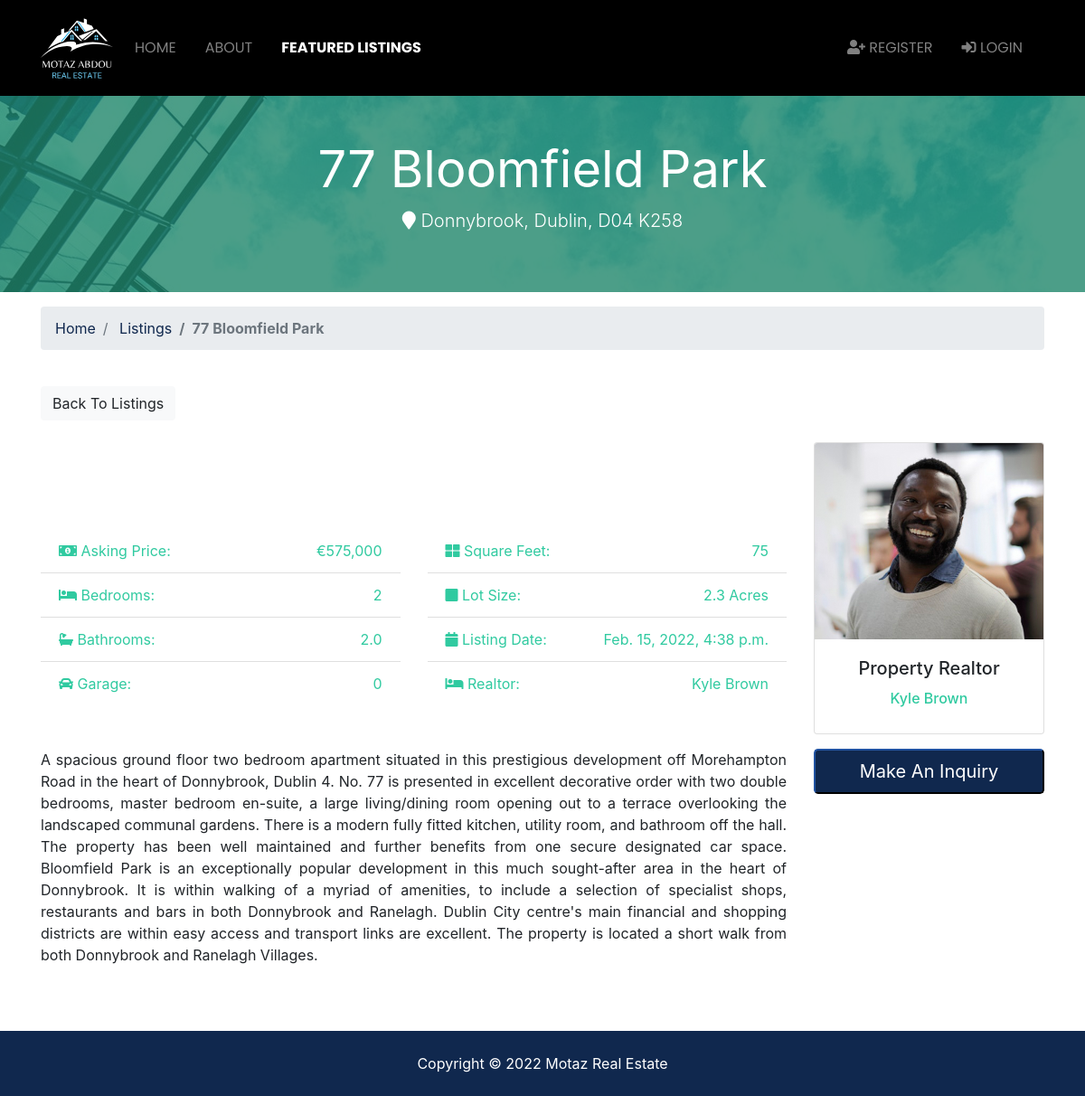
Page /listings/1 on the committed database.
### listings/models.py (models this page shows, shortened)
class Listing(models.Model):
    realtor = models.ForeignKey(Realtor, on_delete=models.DO_NOTHING)
    title = models.CharField(max_length=200)
    address = models.CharField(max_length=200)
    suburb = models.CharField(max_length=100, null=True)
    county = models.CharField(max_length=100)
    eircode = models.CharField(max_length=20)
    description = models.TextField(blank=True)
    price = models.IntegerField()
    bedrooms = models.IntegerField()
    bathrooms = models.DecimalField(max_digits=2, decimal_places=1)
    garage = models.IntegerField(default=0)
    sqft = models.IntegerField()
    lot_size = models.DecimalField(max_digits=5, decimal_places=1)
    photo_main = models.ImageField(upload_to='photos/%Y/%m/%d/', blank=True)
    photo_1 = models.ImageField(upload_to='photos/%Y/%m/%d/', blank=True)
    photo_2 = models.ImageField(upload_to='photos/%Y/%m/%d/', blank=True)
    photo_3 = models.ImageField(upload_to='photos/%Y/%m/%d/', blank=True)
    photo_4 = models.ImageField(upload_to='photos/%Y/%m/%d/', blank=True)
    photo_5 = models.ImageField(upload_to='photos/%Y/%m/%d/', blank=True)
    photo_6 = models.ImageField(upload_to='photos/%Y/%m/%d/', blank=True)
    is_published = models.BooleanField(default=True)
    lease_type = models.CharField(max_length=10, choices=lease_choices, default='Buy')
    list_date = models.DateTimeField(default=datetime.now, blank=True)

### realtors/models.py (models this page shows)
class Realtor(models.Model):
    name = models.CharField(max_length=200)
    photo = models.ImageField(upload_to='photos/%Y/%m/%d/')
    description = models.TextField(blank=True)
    phone = models.CharField(max_length=20)
    email = models.CharField(max_length=50)
    is_mvp = models.BooleanField(default=False)
    hire_date = models.DateTimeField(default=datetime.now, blank=True)
    def __str__(self):
        return self.name

### listings/views.py (the view)
# urls.py: path('<int:listing_id>', views.listing, name='listing'),
def listing(request, listing_id):
    listing = get_object_or_404(Listing, pk=listing_id)
    context = {
        'listing': listing
    }
    return render(request, 'listings/listing.html', context)

### templates/listings/listing.html (shortened to what this page needs)
{% extends 'base.html' %}
{% load humanize %}
{% block content %}
<section id="showcase-inner" class="py-5 text-white">
    <div class="container">
      <div class="row text-center">
        <div class="col-md-12">
          <h2 class="display-4"><strong>{{ listing.title }}</strong></h2>
          <p class="lead">
            <i class="fas fa-map-marker"></i> {{ listing.suburb }}, {{ listing.county }}, {{ listing.eircode }}</p>
        </div>
      </div>
    </div>
  </section>
  <section id="bc" class="mt-3">
    <div class="container">
      <nav>
        <ol class="breadcrumb">
          <li class="breadcrumb-item">
            <a href="{% url 'index' %}">Home</a>
          </li>
          <li class="breadcrumb-item">
            <a href="{% url 'listings' %}">Listings</a>
          </li>
          <li class="breadcrumb-item active">{{ listing.title }}</li>
        </ol>
      </nav>
    </div>
  </section>
  <section id="listing" class="py-4">
    <div class="container">
      <a href="{% url 'listings' %}" class="btn btn-light mb-4">Back To Listings</a>
      <div class="row">
        <div class="col-md-9">
          <div class="row mb-5 thumbs">
            {% if listing.photo_1 %}
            <div class="col-md-2">
            </div>
            {% endif %}
            {% if listing.photo_2 %}
            <div class="col-md-2">
            </div>
            {% endif %}
            {% if listing.photo_3 %}
            <div class="col-md-2">
            </div>
            {% endif %}
            {% if listing.photo_4 %}
            <div class="col-md-2">
            </div>
            {% endif %}
            {% if listing.photo_5 %}
            <div class="col-md-2">
            </div>
            {% endif %}
            {% if listing.photo_6 %}
            <div class="col-md-2">
            </div>
            {% endif %}
          </div>
          <div class="row mb-5 fields">
            <div class="col-md-6">
              <ul class="list-group list-group-flush">
                <li class="list-group-item text-secondary">
                  <i class="fas fa-money-bill-alt"></i> Asking Price:
                  <span class="float-right">€{{ listing.price | intcomma }}</span>
                </li>
                <li class="list-group-item text-secondary">
                  <i class="fas fa-bed"></i> Bedrooms:
                  <span class="float-right">{{ listing.bedrooms }}</span>
                </li>
                <li class="list-group-item text-secondary">
                  <i class="fas fa-bath"></i> Bathrooms:
                  <span class="float-right">{{ listing.bathrooms }}</span>
                </li>
                <li class="list-group-item text-secondary">
                  <i class="fas fa-car"></i> Garage:
                  <span class="float-right">{{ listing.garage }}
                  </span>
                </li>
              </ul>
            </div>
            <div class="col-md-6">
              <ul class="list-group list-group-flush">
                <li class="list-group-item text-secondary">
                  <i class="fas fa-th-large"></i> Square Feet:
                  <span class="float-right">{{ listing.sqft }}</span>
                </li>
                <li class="list-group-item text-secondary">
                  <i class="fas fa-square"></i> Lot Size:
                  <span class="float-right">{{ listing.lot_size }} Acres
                  </span>
                </li>
                <li class="list-group-item text-secondary">
                  <i class="fas fa-calendar"></i> Listing Date:
                  <span class="float-right">{{ listing.list_date }}</span>
                </li>
                <li class="list-group-item text-secondary">
                  <i class="fas fa-bed"></i> Realtor:
                  <span class="float-right">{{ listing.realtor }}
                  </span>
                </li>
              </ul>
            </div>
          </div>
          <div class="row mb-5">
            <div class="col-md-12 text-justify">{{ listing.description }}</div>
          </div>
        </div>
        <div class="col-md-3">
          <div class="card mb-3">
            <img class="card-img-top" src="{{ listing.realtor.photo.url }}" alt="Seller">
            <div class="card-body">
              <h5 class="card-title text-center">Property Realtor</h5>
              <h6 class="text-secondary text-center">{{ listing.realtor }}</h6>
            </div>
          </div>
          <button class="btn-primary btn-block btn-lg" data-toggle="modal" data-target="#inquiryModal">Make An Inquiry</button>
        </div>
      </div>
    </div>
  </section>
{% endblock %}

### motaz_realestate/static/css/all.css (style rules this page uses)
.fa, .fas, .far, .fal, .fab { -moz-osx-font-smoothing: grayscale; -webkit-font-smoothing: antialiased; display: inline-block; font-style: normal; font-variant: normal; text-rendering: auto; line-height: 1; }
.fa-bath:before { content: "\f2cd"; }
.fa-bed:before { content: "\f236"; }
.fa-calendar:before { content: "\f133"; }
.fa-car:before { content: "\f1b9"; }
.fa-map-marker:before { content: "\f041"; }
.fa-money-bill-alt:before { content: "\f3d1"; }
.fa-square:before { content: "\f0c8"; }
.fa-th-large:before { content: "\f009"; }
.fa, .fas { font-family: 'Font Awesome 5 Free'; font-weight: 900; }

### motaz_realestate/static/css/style.css (style rules this page uses)
img { width: 100%; }
.active { font-weight: bold !important; }
#showcase-inner { background: url(../img/building.jpg); background-repeat: no-repeat; background-position: top center; background-attachment: fixed/cover; position: relative; overflow: hidden; min-height: 200px; }
#showcase-inner::before { content: ''; position: absolute; top: 0; left: 0; min-height: 100%; width: 100%; background: rgba(32, 134, 107, 0.8); }

### rows in the picture
Listing: title "77 Bloomfield Park", suburb "Donnybrook", county "Dublin", eircode "D04 K258", price "575,000", bedrooms "2", bathrooms "2.0", garage "0", sqft "75", lot_size "2.3", list_date "Feb. 15, 2022, 4:38 p.m.", realtor "Kyle Brown", description "A spacious ground floor two bedroom apartment situated in this prestigious development off Morehampton Road in the heart of Donnybrook, Dublin 4. No. 77 is presented in excellent decorative order with two double bedrooms, master bedroom en-suite, a large living/dining room opening out to a terrace overlooking the landscaped communal gardens. There is a modern fully fitted kitchen, utility room, and bathroom off the hall. The property has been well maintained and further benefits from one secure designated car space. Bloomfield Park is an exceptionally popular development in this much sought-after area in the heart of Donnybrook. It is within walking of a myriad of amenities, to include a…", realtor.photo (picture)
